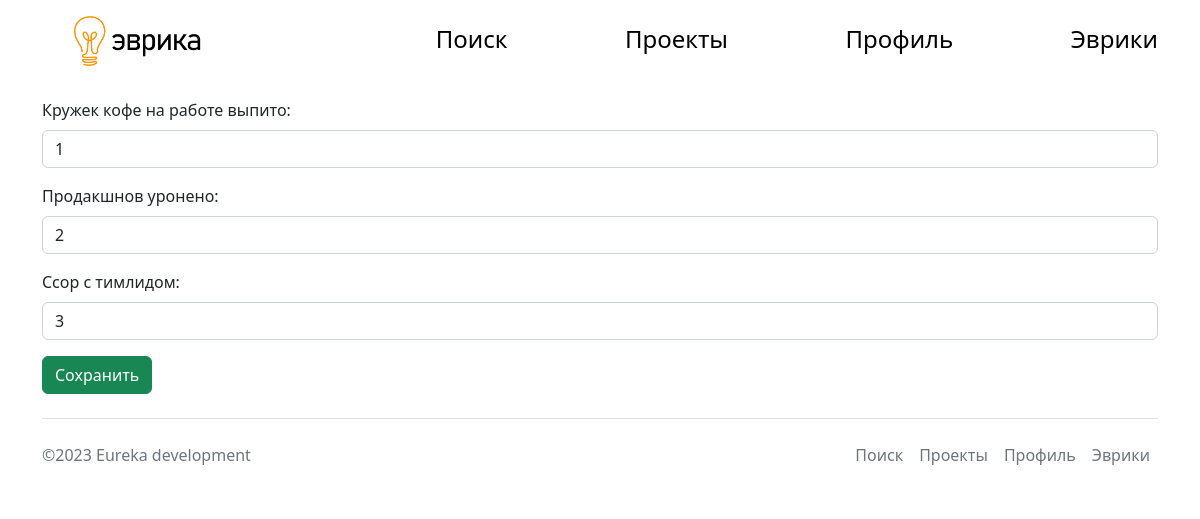
The app's page /profile/stats (signed in), older data.
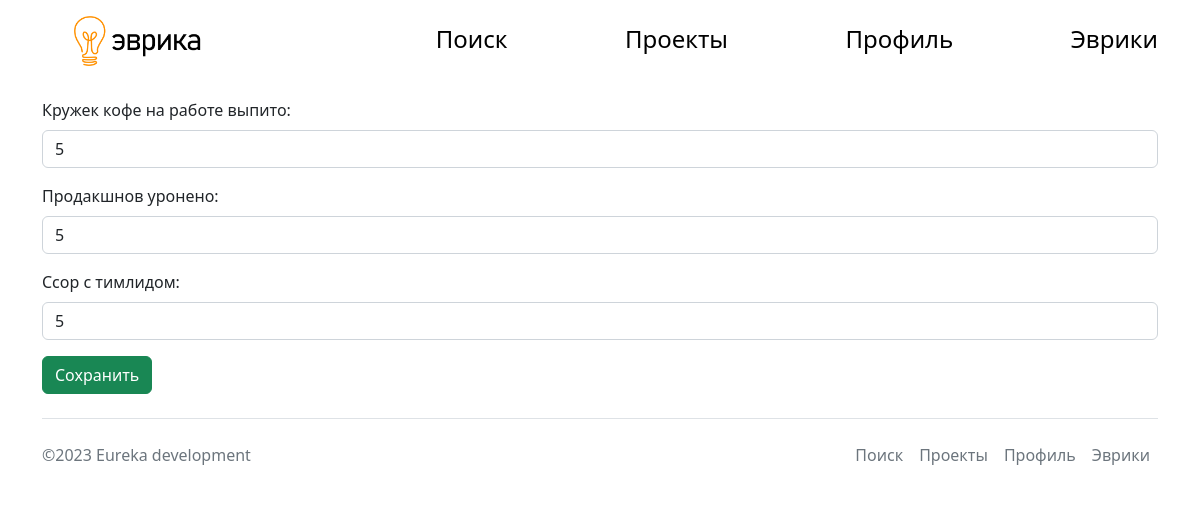
The same page, newer data.
### main.py (models this page shows)
class Achievements(db.Model):
    id = db.Column(db.Integer, primary_key=True)
    user_id = db.Column(db.Integer, nullable=False)
    coffee = db.Column(db.Integer)
    production_lost = db.Column(db.Integer)
    teamlead_shouts = db.Column(db.Integer)
    def __repr__(self):
        return f'{self.id}'

### main.py (the view, shortened to what this page needs)
@app.route('/profile/stats', methods=['POST', 'GET'])
def stats():
    stat = db.session.query(Achievements).filter_by(user_id=current_user.id).first()
    print(stat)
    return render_template('make_stats.html', title='Добавление статистики', stats=stat)

### main.py (called while the page is built)
@login_manager.user_loader
def load_user(user_id):
    return User.query.get(user_id)

### templates/make_stats.html
{% extends 'base.html' %}
{% block body %}
<form method="POST">
<p>
<label class='form-label' for="coffee">Кружек кофе на работе выпито:</label>
<input class='form-control' type="number" name="coffee" id="coffee" value="{{stats.coffee}}">
</p>
<p>
<label class='form-label' for="production_lost">Продакшнов уронено: </label>
<input class='form-control' type="number" name="production_lost" id="production_lost" value="{{stats.production_lost}}">
</p>
<p>
<label class='form-label' for="teamlead_shouts">Ссор с тимлидом: </label>
<input class='form-control' type="number" name="teamlead_shouts" id="teamlead_shouts" value="{{stats.teamlead_shouts}}">
</p>
<button type="submit" class="btn btn-success">Сохранить</button>
</form>
{% endblock %}

Row changes from the older to the newer data that the page shows:
changed Achievements: coffee "1" → "5"; production_lost "2" → "5"; teamlead_shouts "3" → "5"
